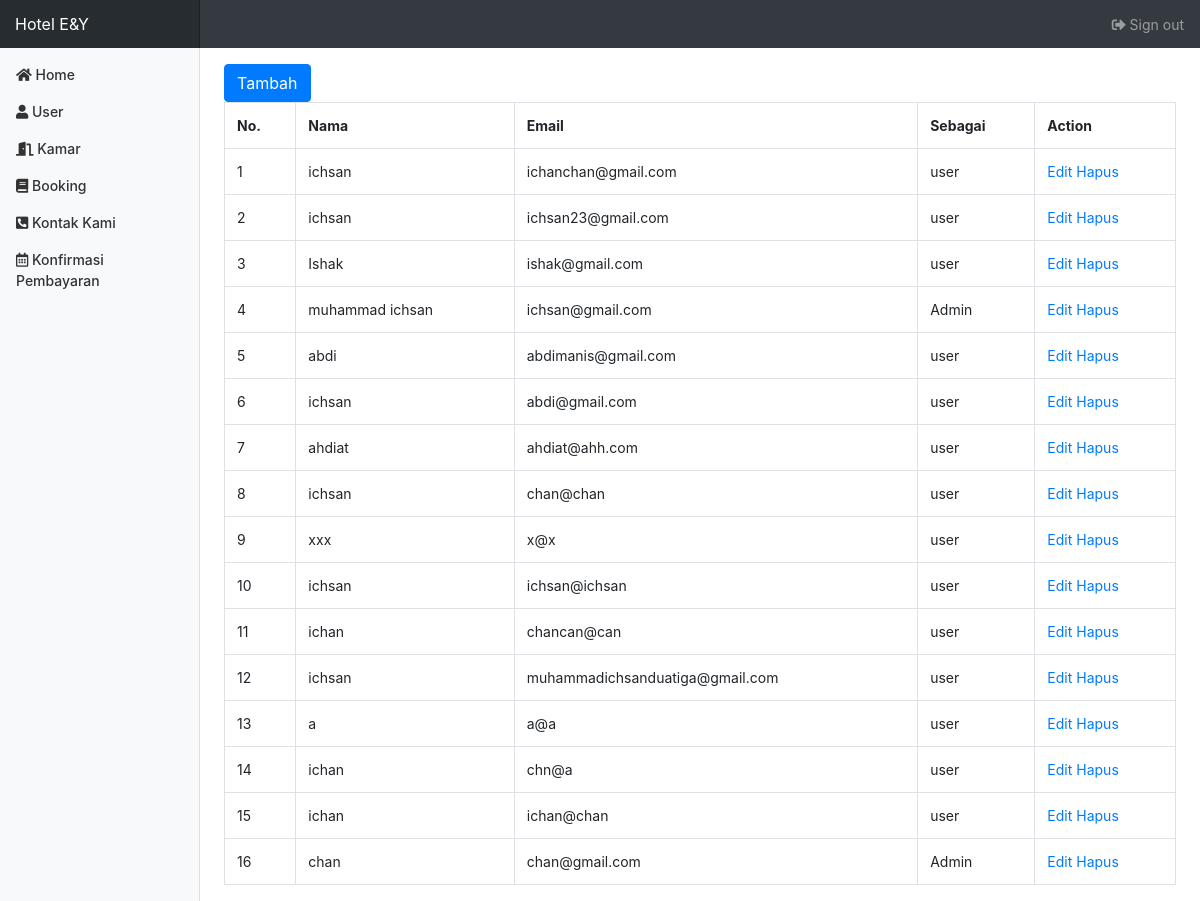
/project-hotel/admin/index.php?page=user (signed in), run on the app's committed database.
### tables this page shows
CREATE TABLE `user` (
  `id` int(11) NOT NULL,
  `nama` varchar(30) NOT NULL,
  `email` varchar(100) NOT NULL,
  `password` varchar(40) NOT NULL,
  `level` enum('1','2') NOT NULL,
  `status` enum('0','1') NOT NULL
);

### project-hotel/admin/user.php (the view)
<?php
		include '../koneksi.php';
	$no =1;
?>
<a href="index.php?page=tambah-user"><button class="btn btn-primary">Tambah</button></a>
<table border="1" rules="all" class="table table-bordered">
		<tr>
			<th>No.</th>
			<th>Nama</th>
			<th>Email</th>
			<th>Sebagai</th>
			<th>Action</th>
		</tr>
		<?php
			$query	="SELECT * FROM `user` ORDER BY id DESC";
			$execute = mysqli_query($koneksi,$query);
			while ($data = mysqli_fetch_assoc($execute)){
		?>
		 <tr>
			<td><?php echo $no++;?></td>
			<td><?php echo $data['nama'];?></td>
			<td><?php echo $data['email'];?></td>
			<td>
				<?php
					if ($data['level']=='1') {
						echo "Admin";
					} else {
						echo "user";
					}
				 ?>
			</td>
			<td>
				<a href="./index.php?page=edit-user&edit=<?php echo $data['id'] ?>">Edit</a>
				<a href="./index.php?page=hapus-user&hapus=<?php echo $data['id'] ?>">Hapus</a>
			</td>
	<?php }?>
	</table>

### project-hotel/css/dashbor.css (style rules this page uses)
body { font-size: .875rem; }

### data on the page
user: nama "ichsan", email "ichanchan@gmail.com", level "user"
user: nama "ichsan", email "ichsan23@gmail.com", level "user"
user: nama "Ishak", email "ishak@gmail.com", level "user"
user: nama "muhammad ichsan", email "ichsan@gmail.com", level "Admin"
user: nama "abdi", email "abdimanis@gmail.com", level "user"
user: nama "ichsan", email "abdi@gmail.com", level "user"
user: nama "ahdiat", email "ahdiat@ahh.com", level "user"
user: nama "ichsan", email "chan@chan", level "user"
user: nama "xxx", email "x@x", level "user"
user: nama "ichsan", email "ichsan@ichsan", level "user"
user: nama "ichan", email "chancan@can", level "user"
user: nama "ichsan", email "muhammadichsanduatiga@gmail.com", level "user"
user: nama "a", email "a@a", level "user"
user: nama "ichan", email "chn@a", level "user"
user: nama "ichan", email "ichan@chan", level "user"
user: nama "chan", email "chan@gmail.com", level "Admin"
